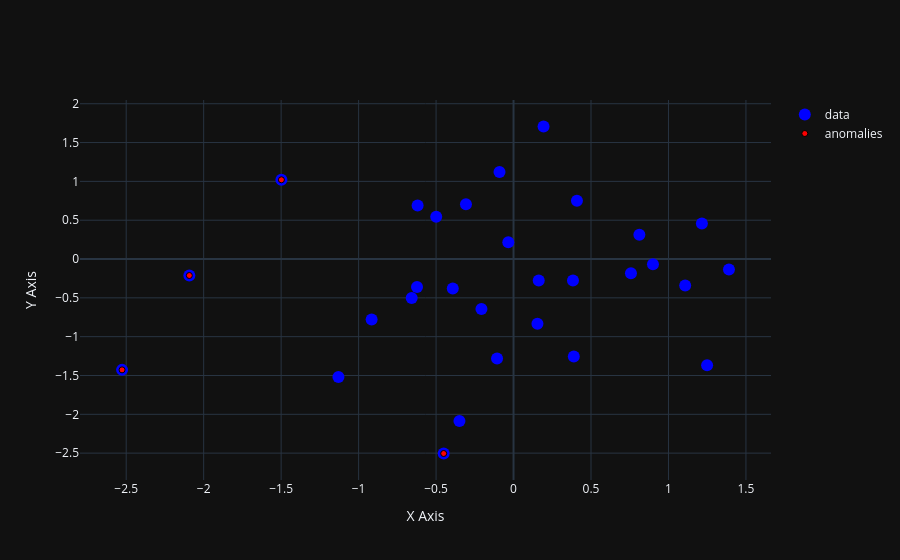

Write notebook code for a chart like this one.
### Markdown cell above
Alternatively, the anomaly points can be shown as smaller, in red, and on top of the data points:

### Code cell
fig = go.Figure()

# All points (larger)
fig.add_trace(go.Scatter(
    x=df1['X'],
    y=df1['Y'],
    mode='markers',
    marker=dict(size=12, color='blue'),
    name='data'
))

# Anomaly points (smaller, on top)
fig.add_trace(go.Scatter(
    x=df2['X'],
    y=df2['Y'],
    mode='markers',
    marker=dict(size=6, color='red', line=dict(width=1, color='black')),
    name='anomalies'
))

fig.update_layout(
    template="plotly_dark",
    xaxis_title="X Axis",
    yaxis_title="Y Axis"
)

fig.show()

### Figure 1 — Plotly figure (JSON) as saved in the notebook; plotly's stock layout.template omitted (floating-point values rounded to 4 significant figures)
{"data": [{"marker": {"color": "blue", "size": 12}, "mode": "markers", "name": "data", "type": "scatter", "x": [-0.9159, 0.389, 0.1542, -2.527, -0.4509, -0.2071, 1.39, 0.1627, 1.216, -0.6192, 0.1937, 0.4091, -1.498, -0.3922, -0.6231, 0.3836, 0.8121, 0.7578, -0.1064, -1.13, -0.3071, -0.6574, -0.4991, -0.09059, 1.249, 0.8999, -0.03378, -0.3491, -2.092, 1.108], "y": [-0.7795, -1.256, -0.8328, -1.428, -2.505, -0.6442, -0.1362, -0.276, 0.4587, 0.6896, 1.707, 0.7515, 1.02, -0.3786, -0.3601, -0.2776, 0.3123, -0.182, -1.282, -1.519, 0.7049, -0.501, 0.5455, 1.119, -1.369, -0.0668, 0.2173, -2.086, -0.2123, -0.3404]}, {"marker": {"color": "red", "line": {"color": "black", "width": 1}, "size": 6}, "mode": "markers", "name": "anomalies", "type": "scatter", "x": [-2.527, -0.4509, -1.498, -2.092], "y": [-1.428, -2.505, 1.02, -0.2123]}], "layout": {"xaxis": {"title": {"text": "X Axis"}}, "yaxis": {"title": {"text": "Y Axis"}}}}
